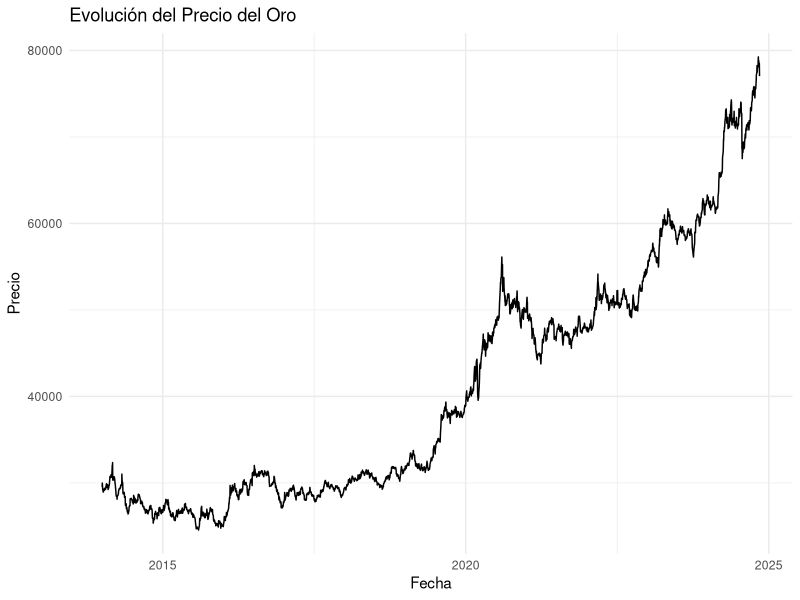
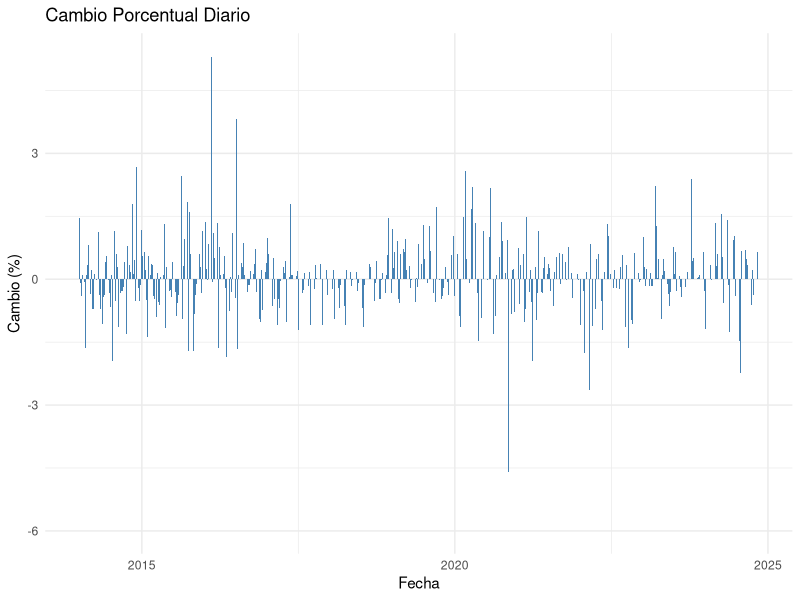
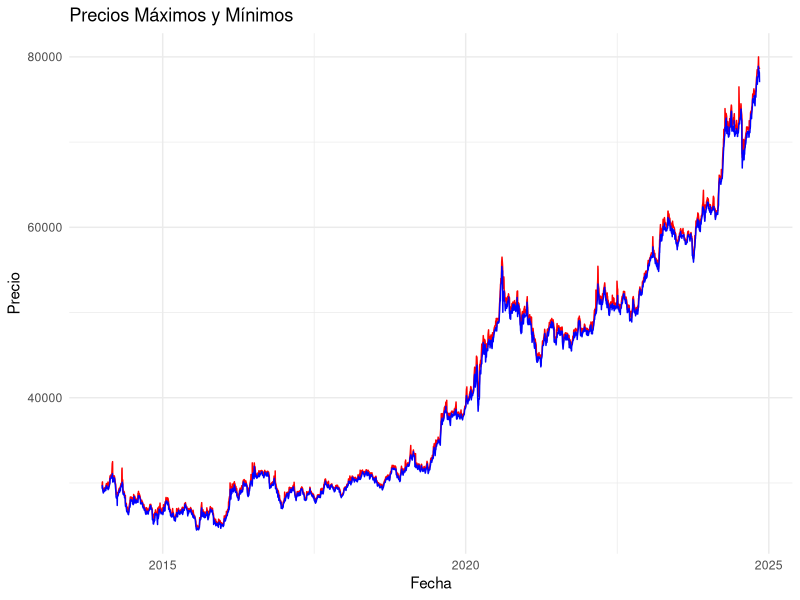
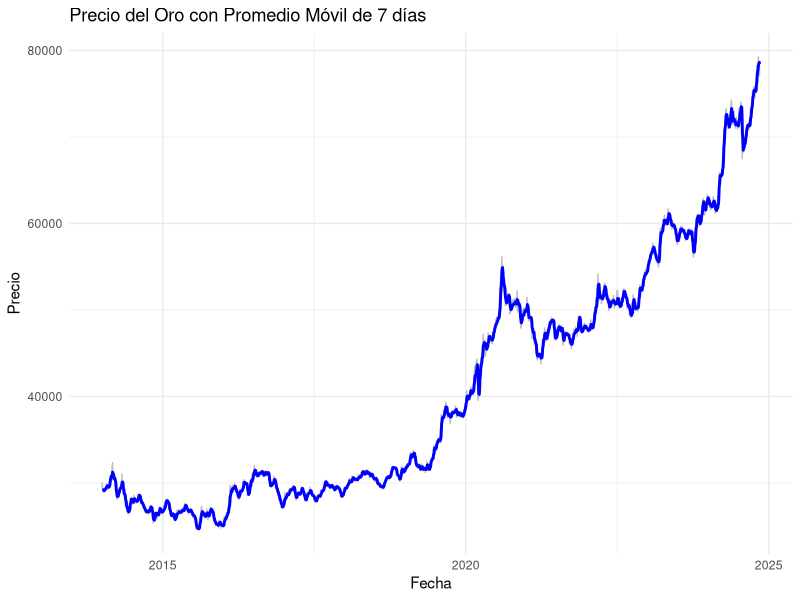
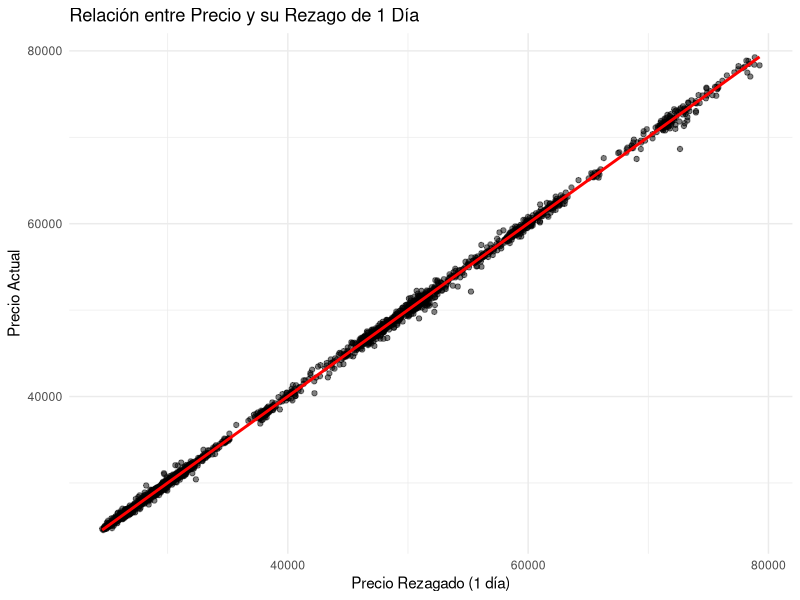
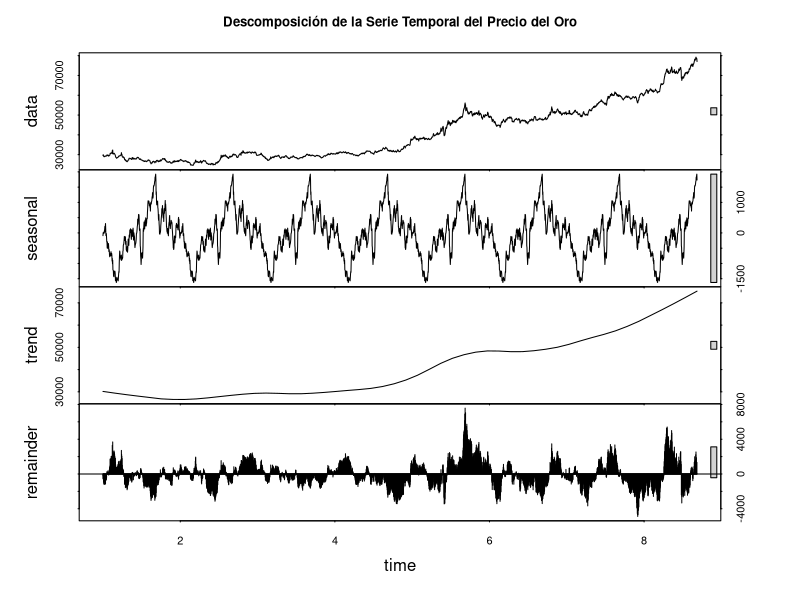
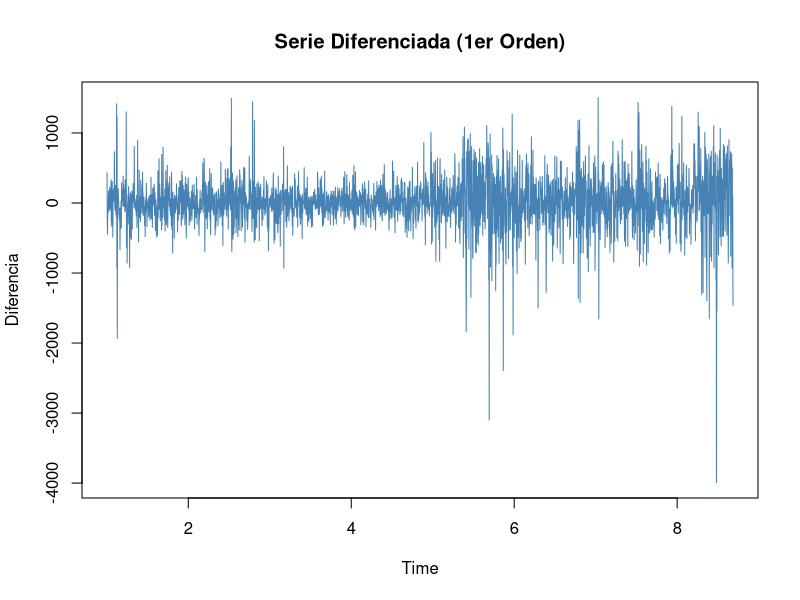
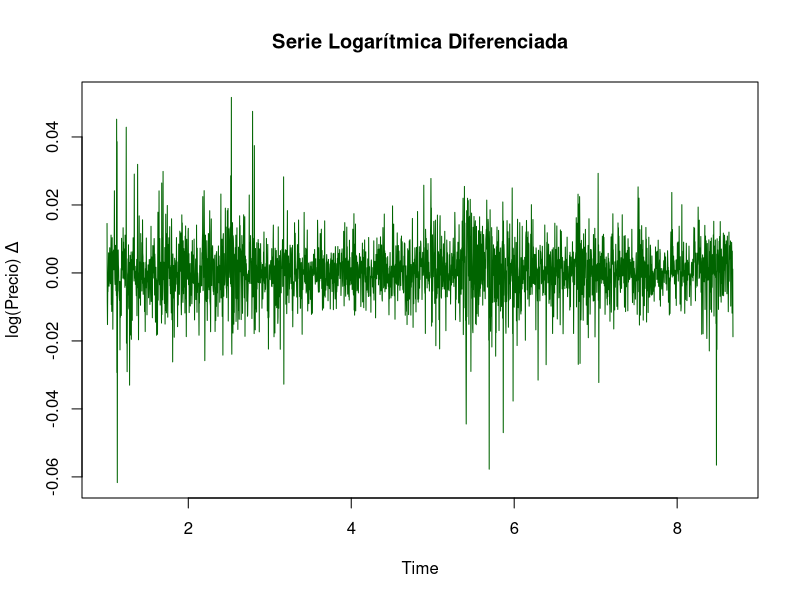

Write the R code that produced these figures, in order.
## ---- chunk 1
knitr::opts_chunk$set(
  echo = FALSE,
  message = FALSE,
  warning = NA,
  comment = NA)
## ---- chunk 2
library(tidyverse)
library(lubridate)
library(skimr)
library(ggplot2)
library(forecast)
library(tseries)
library(TTR)
library(zoo)
datos <- read_csv("Gold Price.csv")
head(datos)
## ---- chunk 3
skim(datos)  # Resumen detallado
## ---- chunk 4
# Convertir fecha
datos <- datos %>%
  mutate(Date = as.Date(Date))

# Verificar valores faltantes
colSums(is.na(datos))
## ---- chunk 5
# Precio a lo largo del tiempo
ggplot(datos, aes(x = Date, y = Price)) +
  geom_line() +
  labs(title = "Evolución del Precio del Oro",
       x = "Fecha",
       y = "Precio") +
  theme_minimal()
## ---- chunk 6
# Cambios porcentuales
ggplot(datos, aes(x = Date, y = `Chg%`)) +
  geom_col(fill = "steelblue") +
  labs(title = "Cambio Porcentual Diario",
       x = "Fecha",
       y = "Cambio (%)") +
  theme_minimal()
## ---- chunk 7
# Comparación de High vs Low
ggplot(datos, aes(x = Date)) +
  geom_line(aes(y = High), color = "red") +
  geom_line(aes(y = Low), color = "blue") +
  labs(title = "Precios Máximos y Mínimos",
       x = "Fecha",
       y = "Precio") +
  theme_minimal()
## ---- chunk 8
# Procesamiento inicial
datos <- datos %>%
  mutate(Date = as.Date(Date)) %>%
  arrange(Date)  #Ordenar por fecha
## ---- chunk 9
datos <- datos %>%
  mutate(moving_avg_7 = SMA(Price, n = 7))

# Visualización
ggplot(datos, aes(x = Date)) +
  geom_line(aes(y = Price), color = "gray") +
  geom_line(aes(y = moving_avg_7), color = "blue", size = 1) +
  labs(title = "Precio del Oro con Promedio Móvil de 7 días",
       x = "Fecha",
       y = "Precio") +
  theme_minimal()
## ---- chunk 10
# Creamos una variable de rezago de 1 día
datos <- datos %>%
  mutate(lag_1 = lag(Price, 1))

# Graficamos relación entre Price y su rezago
ggplot(datos, aes(x = lag_1, y = Price)) +
  geom_point(alpha = 0.5) +
  geom_smooth(method = "lm", se = FALSE, color = "red") +
  labs(title = "Relación entre Precio y su Rezago de 1 Día",
       x = "Precio Rezagado (1 día)",
       y = "Precio Actual") +
  theme_minimal()
## ---- chunk 11
# Convertimos a serie de tiempo
serie_ts <- ts(datos$Price, frequency = 365)

# Descomponemos la serie
descomposicion <- stl(na.approx(serie_ts), s.window = "periodic")

# Gráfico de descomposición
plot(descomposicion, main = "Descomposición de la Serie Temporal del Precio del Oro")
## ---- chunk 12
adf_test <- adf.test(serie_ts, alternative = "stationary")
print(adf_test)
## ---- chunk 13
ts_diff1 <- diff(serie_ts)
plot(ts_diff1, main = "Serie Diferenciada (1er Orden)", ylab = "Diferencia", col = "steelblue")
## ---- chunk 14
adf_diff <- adf.test(ts_diff1, alternative = "stationary")
print(adf_diff)
## ---- chunk 15
ts_log <- log(serie_ts) #Convierte la serie en una escala proporcional, útil cuando hay crecimiento exponencial o varianza creciente.
ts_log_diff <- diff(ts_log) #Calcula los retornos logarítmicos diarios, lo cual es común en análisis financiero.
plot(ts_log_diff, main = "Serie Logarítmica Diferenciada", ylab = "log(Precio) Δ", col = "darkgreen")
## ---- chunk 16
adf_logdiff <- adf.test(ts_log_diff, alternative = "stationary")
print(adf_logdiff)
## ---- chunk 17
par(mfrow = c(3, 1))
plot(serie_ts, main = "Precio Original", ylab = "Precio")
plot(ts_diff1, main = "Diferencia de Primer Orden", ylab = "Δ Precio")
plot(ts_log_diff, main = "Log(Diferencia)", ylab = "Δ log(Precio)")
par(mfrow = c(1, 1))
## ---- chunk 18
# Ajustar el modelo Holt-Winters
modelo_hw <- HoltWinters(ts_log_diff, seasonal = "additive")
plot(modelo_hw, main = "Modelo Holt-Winters aplicado a la Serie Transformada")
## ---- chunk 19
# Visualizar los parámetros estimados
print(modelo_hw)
## ---- chunk 20
# Predicción para los próximos 30 días
pred_hw <- predict(modelo_hw, n.ahead = 30, prediction.interval = TRUE)
plot(modelo_hw, main = "Pronóstico Holt-Winters para los próximos días")
lines(pred_hw[,1], col = "red", lwd = 2)
## ---- chunk 21
modelo_ses <- ses(serie_ts)
plot(fitted(modelo_ses), main = "Suavizamiento Exponencial Simple")
## ---- chunk 22
# Calcular el error del modelo Holt-Winters
error_hw <- accuracy(fitted(modelo_hw), ts_log_diff)
print(error_hw)
## ---- chunk 23
# Calcular el error del Suavizamiento Exponencial Simple
error_ses <- accuracy(fitted(modelo_ses), serie_ts)
print(error_ses)
## ---- chunk 24
# Comparación de los errores
comparacion_errores <- data.frame(
  Modelo = c("Holt-Winters", "Suavizamiento Exponencial Simple"),
  MAE = c(error_hw[2], error_ses[2]),  # Error Absoluto Medio
  RMSE = c(error_hw[3], error_ses[3])  # Raíz del Error Cuadrático Medio
)

print(comparacion_errores)
## ---- chunk 25
# Crear un data frame con las métricas de error
errores <- data.frame(
  Modelo = c("Holt-Winters", "Suavizamiento Exponencial Simple"),
  RMSE = c(error_hw[3], error_ses[3]),  # Error cuadrático medio
  MAE = c(error_hw[2], error_ses[2])    # Error absoluto medio
)

# Gráfico de barras comparativo
ggplot(errores, aes(x = Modelo, y = RMSE, fill = Modelo)) +
  geom_bar(stat = "identity") +
  ggtitle("Comparación de RMSE entre Modelos") +
  ylab("RMSE") +
  theme_minimal()
## ---- chunk 26
# Ajustar modelo ARIMA automáticamente
modelo_arima <- auto.arima(serie_ts)

# Evaluar el modelo
summary(modelo_arima)
## ---- chunk 27
# Ver métricas AIC y BIC
aic_value <- AIC(modelo_arima)
bic_value <- BIC(modelo_arima)

print(paste("AIC:", aic_value))
print(paste("BIC:", bic_value))
## ---- chunk 28
# Predicción a 30 días
predicciones <- forecast(modelo_arima, h = 30)

# Visualizar la predicción
plot(predicciones, main = "Pronóstico ARIMA del Precio del Oro")
